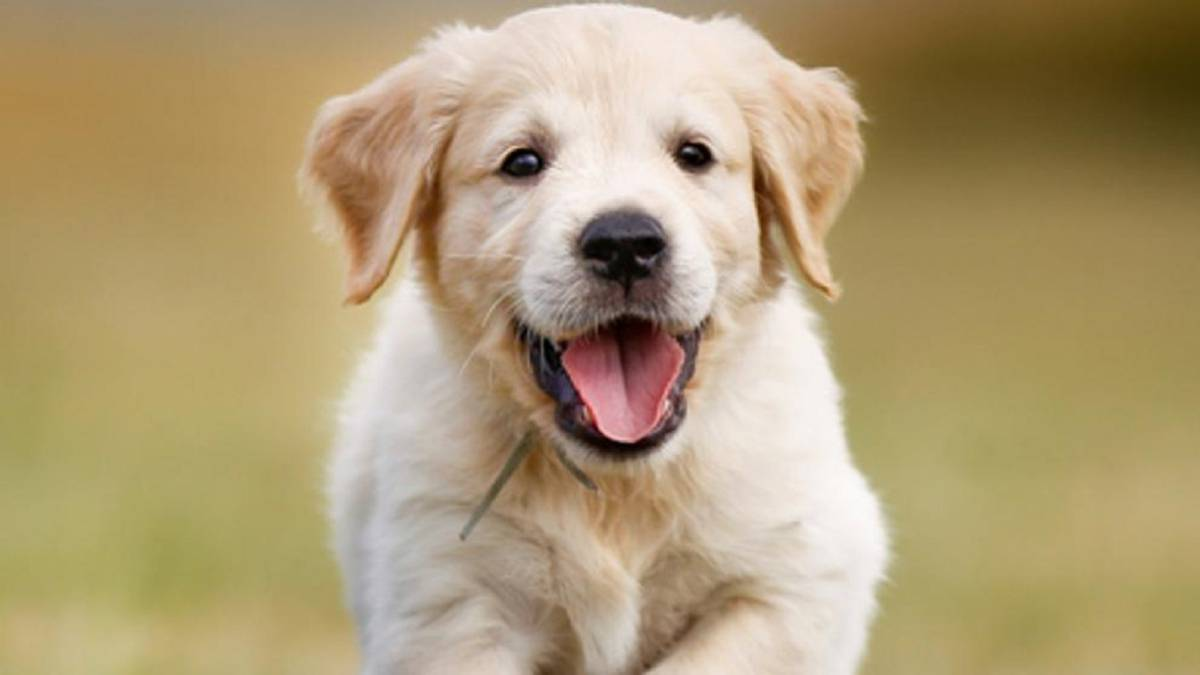
#> input picture Tarea 2/Problema 5/doggy.jpg, 1200 x 675 px; its folder holds 4 pictures in this run
$ jupyter execute --allow-errors 'Problema 5.ipynb'
#> lines starting #> are read from the running program, lines starting #| are printed output that depends on the picture
# Johantan Meoño

# Problema 5

[cell 1]
import numpy as np ## para las matrices y vectores o tensores

[cell 2]
import cv2 ## jalando open cv carga y lee imagenes

[cell 3]
import sys ## para sacar de memoria o sacar el programa

[cell 4]
## creando la fucion
def main(imagen):
#> called with imagen = 'doggy.jpg'
    imgStr = imagen ## creo un objeto y le asigno un valor string con el nombre de la imagen
    img = cv2.imread(imgStr) ## creo un nuevo objeto que va a leer la imagen cread en la fila de arriba
#> img is the input picture: shape (675, 1200, 3); mean B, G, R 117.5, 156.1, 175.2

    ## tamañao de la imagen
    alto = img.shape[0]
#> alto = 675
    ancho = img.shape[1]
#> ancho = 1200
    canales = img.shape[2]
#> canales = 3


    ## matrices
    ## matriz de azules
    matriz_azul = np.zeros((alto,ancho))

    ## mariz de verdes
    matriz_verde = np.zeros((alto,ancho))

    ## matiz de rojos
    matriz_roja = np.zeros((alto,ancho))

    ## cubo de ceros con las dimensiones de la imagen
    ## se pondra tres pues se trabajara sobre la imagen a colores
    ## cons sus tres canales
    ## canal 1 es el canal azul
    ## canal 2 es el canal verde
    ## canal 3 es el canal rojo

    kernel = np.array ([[0,-1,0],
                        [-1,5,-1],
                        [0,-1,0],
                                ]) ## kenel sharpen


    convolusion = np.zeros((alto,ancho,3))

    ## sacando de la imgaen todos los azules, verdes y rojos
    for i in range(alto):
        for j in range(ancho):
            pixel = img[i,j] ## saco el pixel

            azul = pixel[0] ## al pixel le saco el azul
            verde = pixel[1] ## al pixel le saco el verde
            rojo = pixel[2] ## al pixel le saco el rojo

            ## llenando las matrices con los colores
            matriz_azul[i,j] = azul
            matriz_verde[i,j] = verde
            matriz_roja[i,j] = rojo
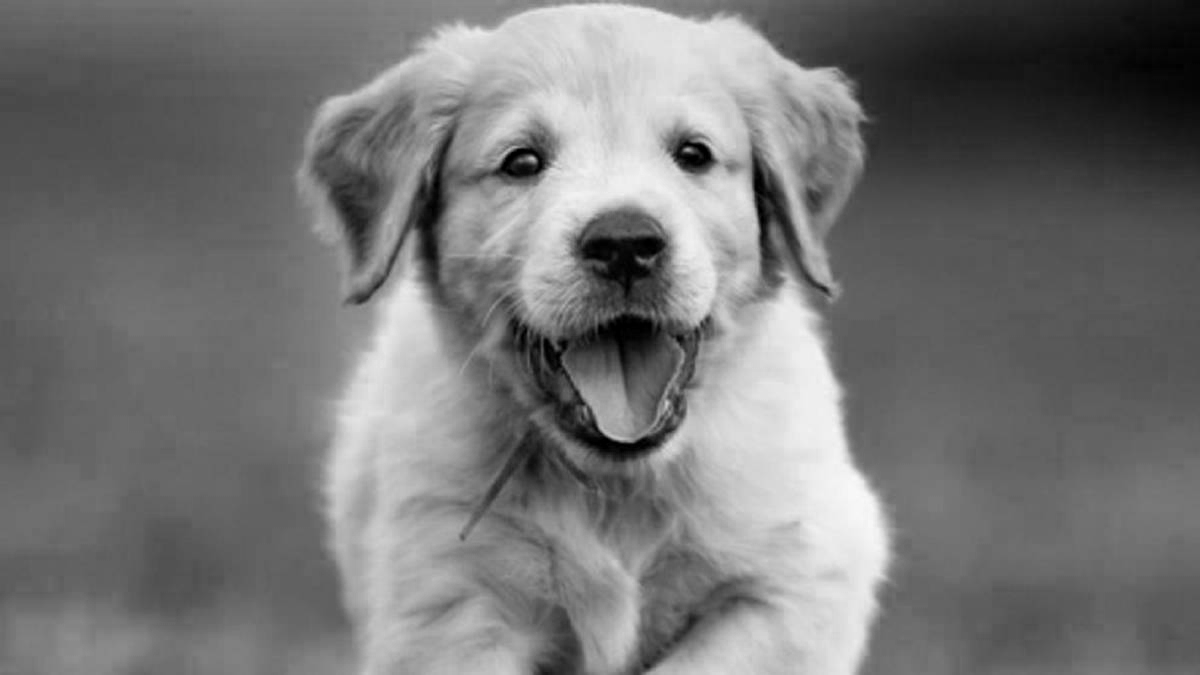
#> matriz_azul: shape (675, 1200) float64; min 0, max 250, mean 117.5
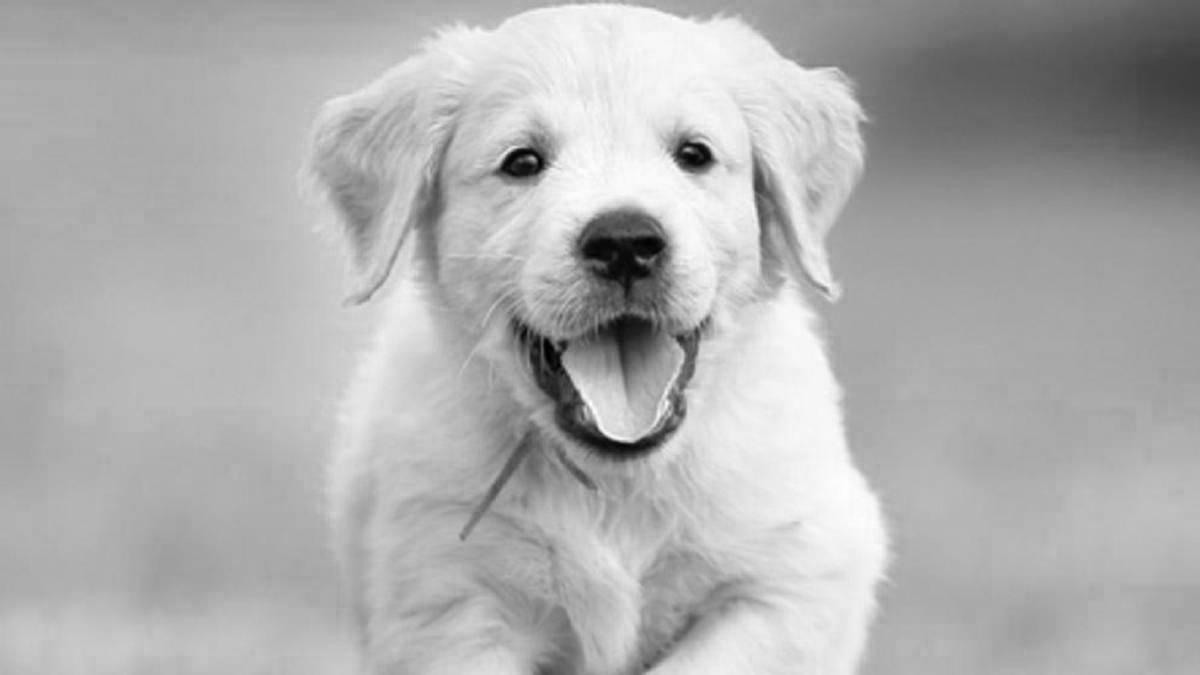
#> matriz_roja: shape (675, 1200) float64; min 0, max 255, mean 175.2
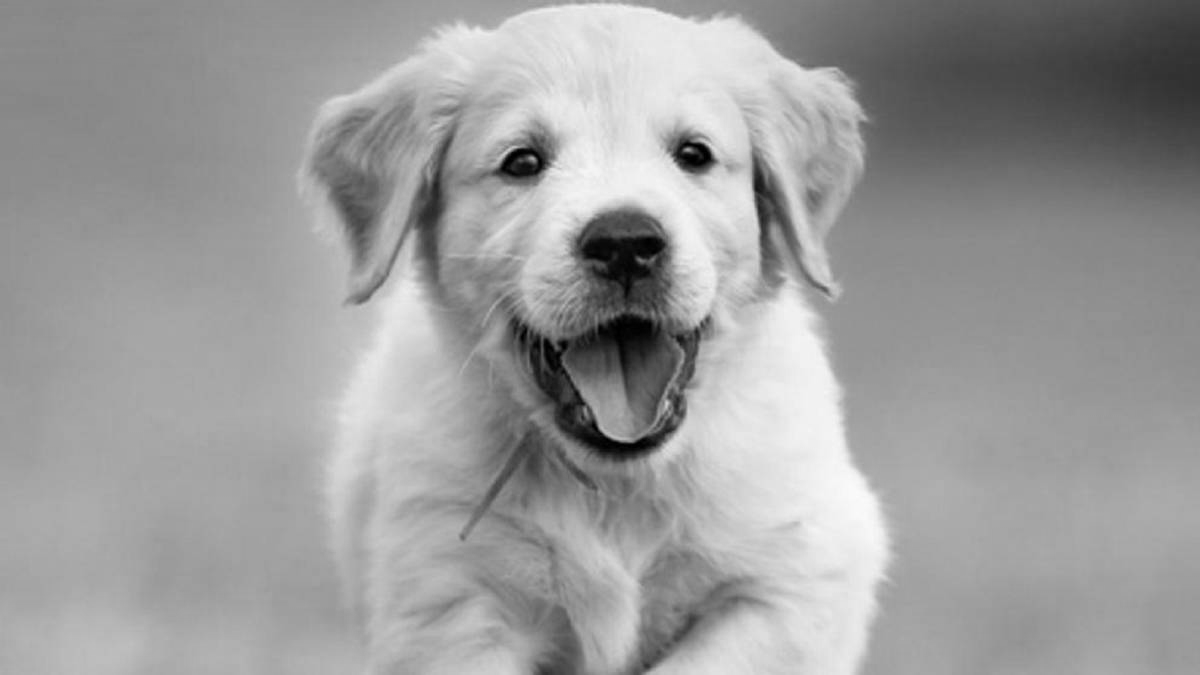
#> matriz_verde: shape (675, 1200) float64; min 0, max 252, mean 156.1

    ## subporcionando
    for i in range(alto-2):
        for j in range(ancho-2):
            ## subporciones
            porcion_azul = matriz_azul[i:i+3,j:j+3]
            porcion_verde = matriz_verde[i:i+3,j:j+3]
            porcion_rojo = matriz_roja[i:i+3,j:j+3]

    ## productos y sumas
    for i in range(alto):
        for j in range(ancho):
            ## convolusion
            azul_convolusion = np.sum(kernel**porcion_azul) ## producto hadamor
            verde_convolusion = np.sum(kernel**porcion_verde) ## producto hadamor
            rojo_convolusion = np.sum(kernel**porcion_rojo) ## producto hadamor


            ## lleando la convolusion
            convolusion[i,j] = [azul_convolusion,verde_convolusion,rojo_convolusion]
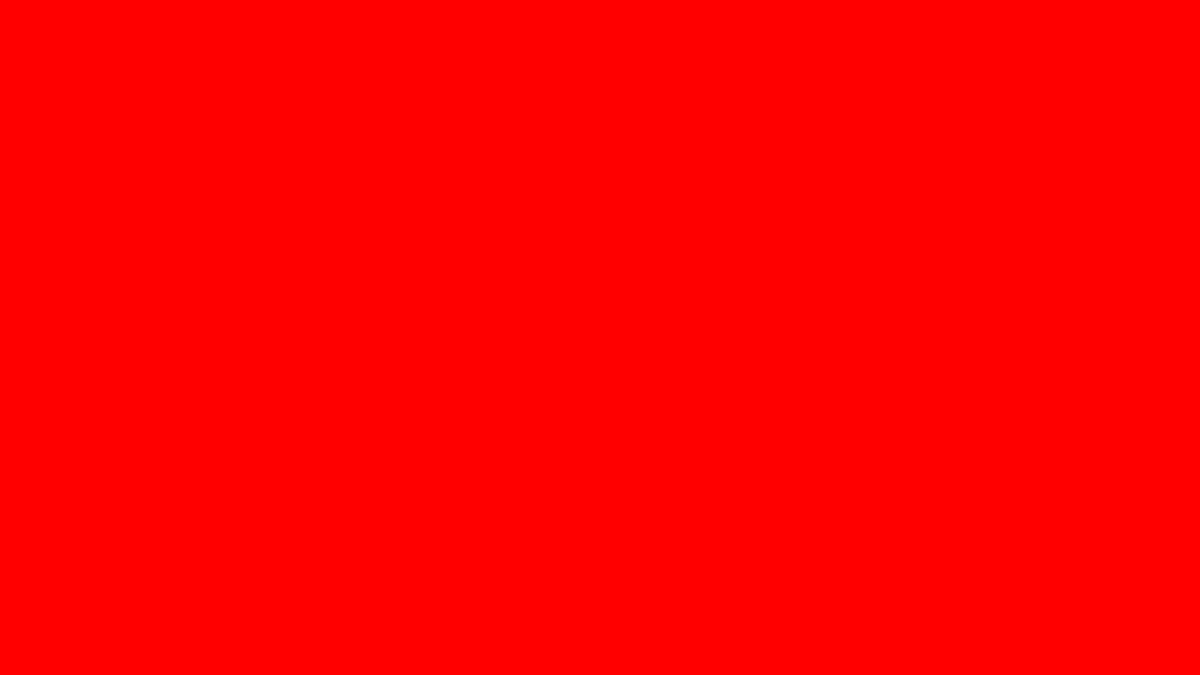
#> convolusion: shape (675, 1200, 3) float64; mean of channels 0, 1, 2 3.94e+70, 1.37e+111, 2.61e+124; drawn with min black and max white

    ## para que fucione el ciclo debo:
    ## bajar la imagen al disco
    cv2.imwrite(str(imagen)+".jpg",convolusion)


    ## la vuelvo a cargar o leer
    convolusion = cv2.imread(str(imagen)+".jpg")
#> convolusion: shape (675, 1200, 3); every value is 0

    ## y la muestro
    cv2.imshow("Imagen"+str(imagen),convolusion)

    ## comandos para cerrar imagenes
    cv2.waitKey(0) ## espera que apeche tecla para cerrar
    cv2.destroyAllWindows() ## si tngo varias ventas cierra todoas las ventanas a la vez
    sys.exit() ##

#> (a cell that did not finish here is left out)

[cell 6]
matriz = np.zeros((100,20))

[cell 7]
matriz.shape

[cell 8]
arreglo = np.array([[3,2],
                    [4,6],])

[cell 9]
np.sum(arreglo)

https://en.wikipedia.org/wiki/Kernel_(image_processing)

[cell 10]
prueba = np.array([[1,2,3,13],
                   [4,5,6,14],
                   [7,8,9,15],
                   [10,11,12,16]])

[cell 11]
prueba

[cell 12]
alto = prueba.shape[0]

[cell 13]
alto

[cell 14]
ancho = prueba.shape[1]

[cell 15]
ancho

[cell 16]
prueba[0:2,0:2]

[cell 17]
prueba[-5:-2,-4:-1]

[cell 18]
for i in range(alto):
    for j in range(ancho):
        pedazo = prueba[i:i+3,j:j+3]
        print(pedazo)

[cell 19]
for i in range(alto-2):
    for j in range(ancho-2):
        pedazo = prueba[i:i+3,j:j+3]
        print(pedazo)

[cell 20]
for i in range(alto):
    for j in range(ancho):
        pedazo = prueba[i-2:i+2,j-2:j+2]
        print(pedazo)

[cell 21]
len(pedazo)

[cell 22]
for i in range(alto):
    for j in range(ancho):
        pedazo = prueba[i:i+3,j:j+3]
        print(pedazo)
